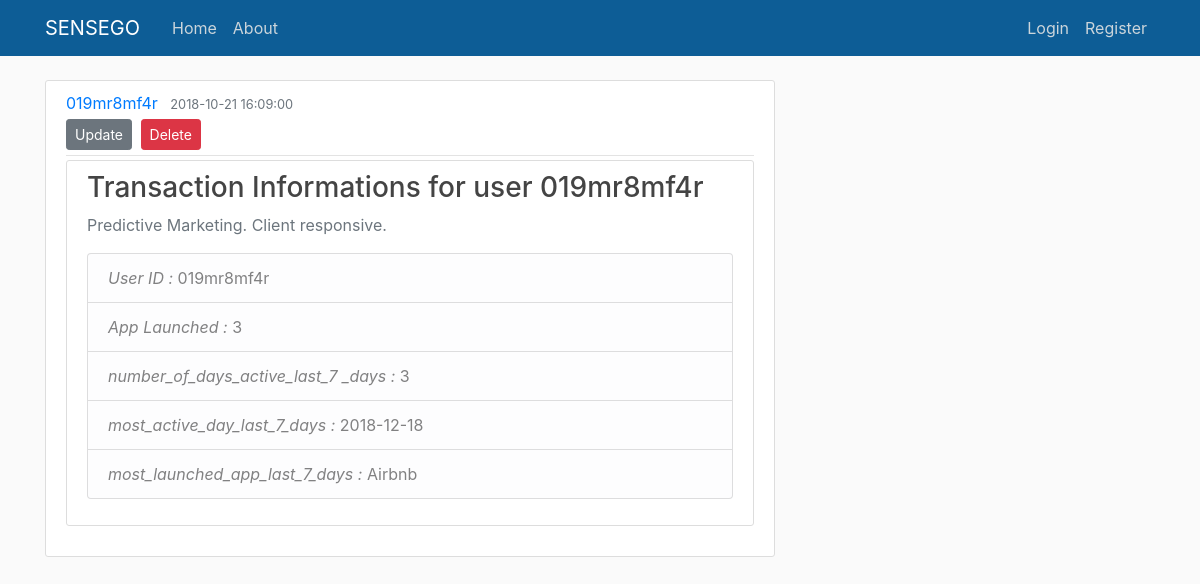
The app's page /v1/user/2 with its own data.
### sensego/models.py (models this page shows, shortened)
class App(db.Model):
    id = db.Column(db.Integer, primary_key=True)
    userid = db.Column(db.String(100), nullable=False)
    app = db.Column(db.String(100), nullable=False)
    timestamp = db.Column(db.String(100), nullable=False)

### sensego/routes.py (the view)
@app.route("/v1/user/<user_id>")
def appsense(user_id):
    app1 = App.query.get_or_404(user_id)
    sql2 = """
    SELECT
      COUNT(DISTINCT app) AS ap_launch
    FROM app WHERE userid=(
      SELECT userid FROM app WHERE id = :s
    )
    """
    sql = """
    SELECT strftime('%Y-%m-%d',datetime(timestamp)) as ts,
      app, COUNT(app) AS max1
    FROM app WHERE userid = (
      SELECT userid FROM app WHERE id = :s
    )
    GROUP BY app ORDER BY max1 DESC LIMIT 1
    """
    sql1 = """
        SELECT
          COUNT(DISTINCT strftime('%Y-%m-%d',datetime(timestamp))) AS nb
        FROM app WHERE userid=(
          SELECT userid FROM app WHERE id = :s
        )
        """
    most_launch = db.engine.execute(text(sql), s = user_id)
    number_of_days = db.engine.execute(text(sql1), s = user_id)
    app_launch = db.engine.execute(text(sql2), s=user_id)
    return render_template('app.html', title=app1.userid, app=app1, app_launch=app_launch, most_launch=most_launch, number_of_days=number_of_days)

### sensego/templates/app.html (shortened to what this page needs)
{% extends "layout.html" %}
{% block content %}
  <article class="media content-section">
    <div class="media-body">
      <div class="article-metadata">
        <a class="mr-2" href="#">{{ app.userid }}</a>
        <small class="text-muted">{{ app.timestamp }}</small>
          <div>
            <a class="btn btn-secondary btn-sm mt-1 mb-1" href="{{ url_for('update_app', user_id=app.id) }}">Update</a>
            <button type="button" class="btn btn-danger btn-sm m-1" data-toggle="modal" data-target="#deleteModal">Delete</button>
          </div>
      </div>
        <div class="content-section">
            <h3>Transaction Informations for user {{ app.userid }}</h3>
            <p class='text-muted'>Predictive Marketing. Client responsive.
              <ul class="list-group">
                <li class="list-group-item list-group-item-light"><i class="article-content">User ID : </i>{{ app.userid }}</li>
                <li class="list-group-item list-group-item-light"><i class="article-content">App Launched : </i>
                    {% for a_launch in app_launch %}
                        {{ a_launch.ap_launch }}
                    {% endfor %}
                </li>
                <li class="list-group-item list-group-item-light"><i class="article-content">number_of_days_active_last_7 _days : </i>
                    {% for n_days in number_of_days %}
                        {{ n_days.nb }}
                    {% endfor %}
                </li>
                 {% for m_launch in most_launch %}
                     <li class="list-group-item list-group-item-light"><i class="article-content">most_active_day_last_7_days : </i> {{ m_launch.ts }} </li>
                     <li class="list-group-item list-group-item-light"><i class="article-content">most_launched_app_last_7_days : </i> {{ m_launch.app }} </li>
                 {% endfor %}
              </ul>
            </p>
          </div>
    </div>
  </article>
{% endblock content %}

### sensego/static/main.css (style rules this page uses)
body { background: #fafafa; color: #333333; margin-top: 5rem; }
h1, h2, h3, h4, h5, h6 { color: #444444; }
.content-section { background: #ffffff; padding: 10px 20px; border: 1px solid #dddddd; border-radius: 3px; margin-bottom: 20px; }
.article-content { white-space: pre-line; }
.article-metadata { padding-bottom: 1px; margin-bottom: 4px; border-bottom: 1px solid #e3e3e3 }

### records on screen
App: userid "019mr8mf4r", timestamp "2018-10-21 16:09:00"
App: ts "2018-12-18", app "Airbnb"

### other values on screen
{{ a_launch.ap_launch }} "3"
{{ n_days.nb }} "3"
